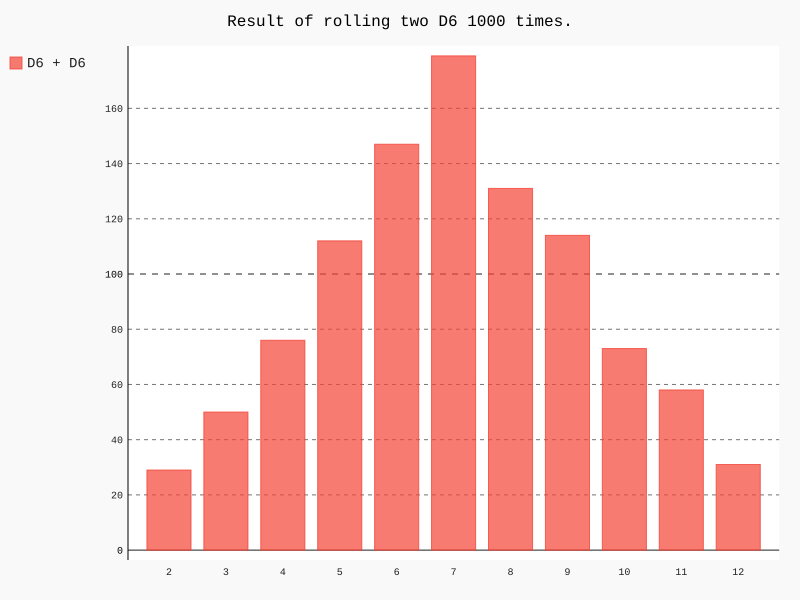

This chart was generated by the following Python code:
# coding=utf-8
from die import Die
import pygal

# 创建两个D6骰子
die_1 = Die()
die_2 = Die()

# 创建一个列表来存放扔骰子的结果
results = []
for roll_num in range(1000):
    result = die_1.roll() + die_2.roll()
    results.append(result)


# 分析结果
frequencies = []
max_sides = die_1.num_sides + die_2.num_sides
for value in range(2, max_sides+1):
    frequency = results.count(value)
    frequencies.append(frequency)

print frequencies

# 对结果进行可视化
hist = pygal.Bar()

hist.title = "Result of rolling two D6 1000 times."
hist.x_labels = [2, 3, 4, 5, 6, 7, 8, 9, 10, 11, 12]
hist._x_title = "Result"
hist._y_title = "Frequency of Result"

hist.add('D6 + D6', frequencies)
hist.render_to_file('dice_visual.svg')
